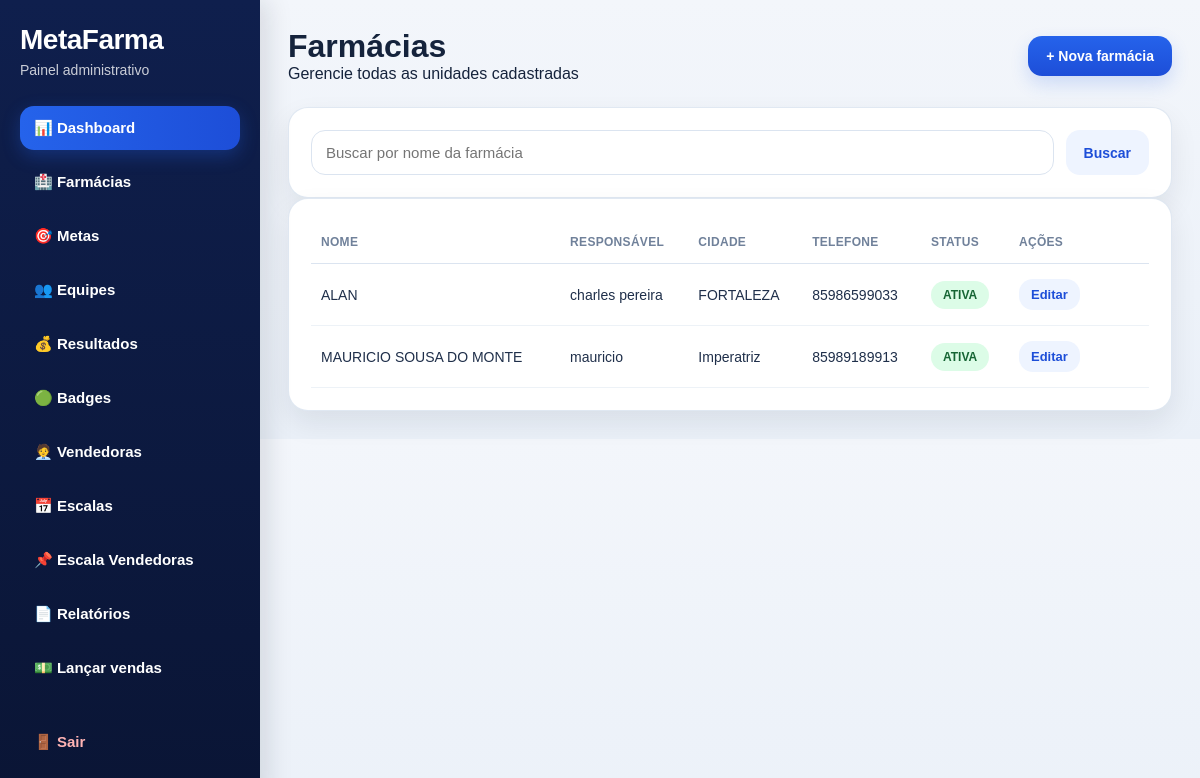
/farmacias/ (signed in), run on an earlier commit of the app's database.
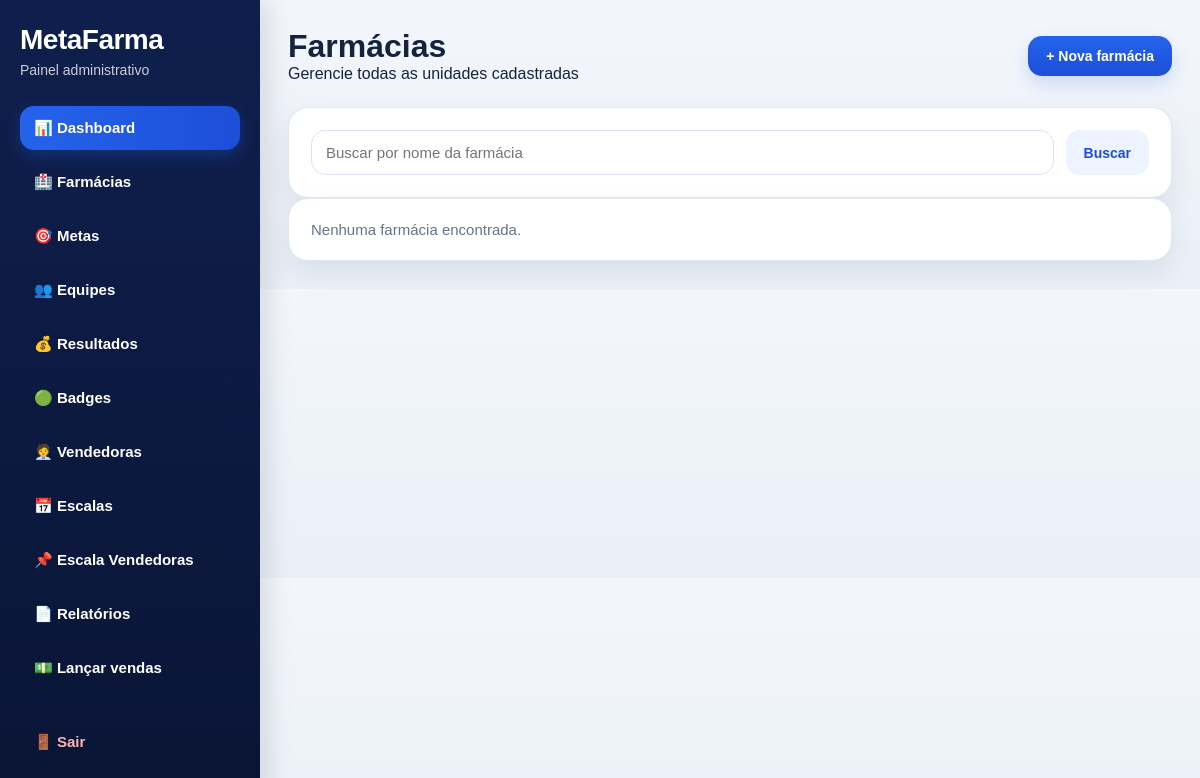
And on a later commit of the database.
### app/models.py (models this page shows, shortened)
class Farmacia(db.Model):
    __tablename__ = "farmacias"
    id = db.Column(db.Integer, primary_key=True)
    nome = db.Column(db.String(150), nullable=False)
    responsavel = db.Column(db.String(150), nullable=True)
    cidade = db.Column(db.String(100), nullable=True)
    telefone = db.Column(db.String(30), nullable=True)
    status = db.Column(db.String(20), default="ativa")
    observacao = db.Column(db.String(255), nullable=True)
    criado_em = db.Column(db.DateTime, default=agora_brasil)
    metas = db.relationship("Meta", backref="farmacia", lazy=True, cascade="all, delete-orphan")
    equipes = db.relationship("Equipe", backref="farmacia", lazy=True, cascade="all, delete-orphan")
    resultados = db.relationship("Resultado", backref="farmacia", lazy=True, cascade="all, delete-orphan")
    vendedoras = db.relationship("Vendedora", backref="farmacia", lazy=True, cascade="all, delete-orphan")
    escalas_semanais = db.relationship("EscalaSemanal", backref="farmacia", lazy=True, cascade="all, delete-orphan")
    escalas_vendedoras = db.relationship("EscalaVendedora", backref="farmacia", lazy=True, cascade="all, delete-orphan")

### app/routes/farmacias.py (the view)
@farmacias_bp.route("/")
@login_required
def listar():
    busca = request.args.get("busca", "").strip()
    query = Farmacia.query
    if busca:
        query = query.filter(Farmacia.nome.ilike(f"%{busca}%"))
    farmacias = query.order_by(Farmacia.nome.asc()).all()
    return render_template("farmacias/listar.html", farmacias=farmacias, busca=busca)

### app/templates/farmacias/listar.html (shortened to what this page needs)
{% extends "base.html" %}
{% block content %}
<div class="page-header">
    <div>
        <h1>Farmácias</h1>
        <p>Gerencie todas as unidades cadastradas</p>
    </div>
    <a href="{{ url_for('farmacias.nova') }}" class="btn btn-primary">+ Nova farmácia</a>
</div>
<div class="card">
    <form method="GET" class="filter-bar">
        <input type="text" name="busca" value="{{ busca }}" placeholder="Buscar por nome da farmácia">
        <button type="submit" class="btn btn-secondary">Buscar</button>
    </form>
</div>
<div class="card">
    {% if farmacias %}
    <div class="table-responsive">
        <table>
            <thead>
                <tr>
                    <th>Nome</th>
                    <th>Responsável</th>
                    <th>Cidade</th>
                    <th>Telefone</th>
                    <th>Status</th>
                    <th width="140">Ações</th>
                </tr>
            </thead>
            <tbody>
                {% for farmacia in farmacias %}
                <tr>
                    <td>{{ farmacia.nome }}</td>
                    <td>{{ farmacia.responsavel or "-" }}</td>
                    <td>{{ farmacia.cidade or "-" }}</td>
                    <td>{{ farmacia.telefone or "-" }}</td>
                    <td>
                        <span class="badge {% if farmacia.status == 'ativa' %}badge-success{% else %}badge-danger{% endif %}">
                            {{ farmacia.status }}
                        </span>
                    </td>
                    <td>
                        <a href="{{ url_for('farmacias.editar', farmacia_id=farmacia.id) }}" class="btn btn-small btn-secondary">Editar</a>
                    </td>
                </tr>
                {% endfor %}
            </tbody>
        </table>
    </div>
    {% else %}
        <p class="empty-state">Nenhuma farmácia encontrada.</p>
    {% endif %}
</div>
{% endblock %}

What changed in the data, as far as the page shows it:
removed Farmacia: nome "ALAN", responsavel "charles pereira", cidade "FORTALEZA", telefone "85986599033", status "ATIVA"
removed Farmacia: nome "MAURICIO SOUSA DO MONTE", responsavel "mauricio", cidade "Imperatriz", telefone "85989189913", status "ATIVA"
Also different on the page:
text no longer shown: "NOME RESPONSÁVEL CIDADE TELEFONE STATUS AÇÕES"
text now shown: "Nenhuma farmácia encontrada."
